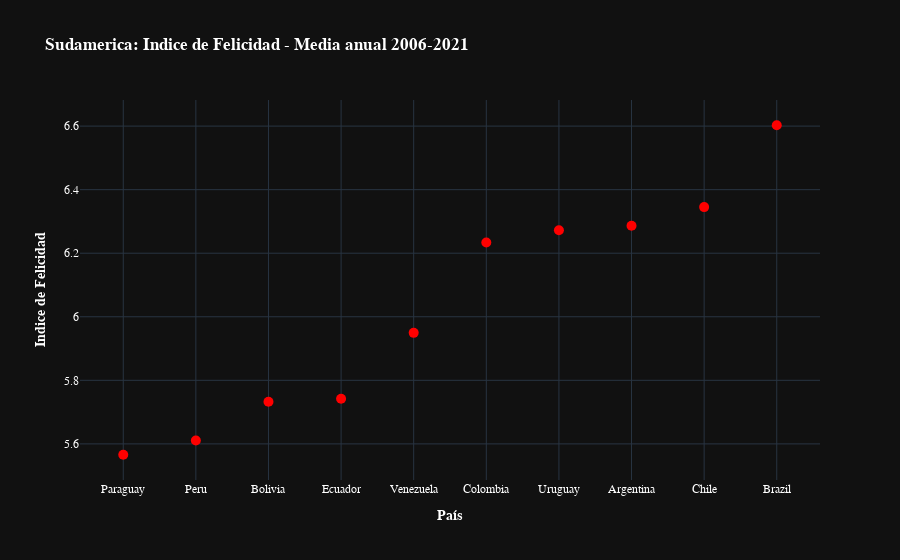

Notebook cell for this chart:
### Markdown cell above
Tal como puede observarse en los gráficos previos (mejor aun en el dinámico), todos los paises excepto Chile tuvieron una caida en el Indice de Felicidad en el primer año de pandemia (de 2019 al 2020). Para el segundo año todos los paises excepto Perú mejoraron su score de felicidad (véase el trabajo previo para una mayor explicación al respecto; el link está en la Introducción).
Otro dato interesante, es que al inicio del quindenio (2006) había una gran dispersión en los score de felicidad entre los países, fluctuaban en un rango entre 4.73 y 6.53, lo que se fue reduciendo y concentrando en el tiempo, es así que el 2021 el rango va de 6.43 a 5.65, sin considerar a Venezuela que, a pesar de su mejora en el último año está en 4.89 muy por debajo del 7.17 que tuvo el 2005 y algo mejor al 4.04 del 2016, su peor año.

### Code cell
fig = go.Figure()
fig.add_trace(go.Scatter(
    x=LAC.groupby("Country name").mean().sort_values(by="Life Ladder").index,
    y=LAC.groupby("Country name").mean().sort_values(
        by="Life Ladder")["Life Ladder"],
    name='Happines Score',
    mode='markers+text',
    marker_color='red',
    marker_size=10,
    textposition='top center',
    line=dict(color='red', dash='dash'),
))
fig.update_layout(
    title="<b>Sudamerica: Indice de Felicidad - Media anual 2006-2021</b>",
    xaxis_title="<b>País</b>",
    yaxis_title="<b>Indice de Felicidad</b>",
    template='plotly_dark',
    font=dict(
        size=12,
        color="White",
        family="Oswald', sans-serif",
    ),
    xaxis=dict(showgrid=True),
    yaxis=dict(showgrid=True),
    yaxis2=dict(showgrid=True, overlaying='y', side='right',
                title='<b>Indice de Felicidad</b>'),
)

fig.show()

### Figure 1 — Plotly figure (JSON) as saved in the notebook; plotly's stock layout.template omitted (floating-point values rounded to 4 significant figures)
{"data": [{"line": {"color": "red", "dash": "dash"}, "marker": {"color": "red", "size": 10}, "mode": "markers+text", "name": "Happines Score", "textposition": "top center", "type": "scatter", "x": ["Paraguay", "Peru", "Bolivia", "Ecuador", "Venezuela", "Colombia", "Uruguay", "Argentina", "Chile", "Brazil"], "y": [5.566, 5.611, 5.732, 5.742, 5.949, 6.234, 6.272, 6.286, 6.345, 6.603]}], "layout": {"font": {"color": "White", "family": "Oswald', sans-serif", "size": 12}, "title": {"text": "<b>Sudamerica: Indice de Felicidad - Media anual 2006-2021</b>"}, "xaxis": {"showgrid": true, "title": {"text": "<b>País</b>"}}, "yaxis": {"showgrid": true, "title": {"text": "<b>Indice de Felicidad</b>"}}, "yaxis2": {"overlaying": "y", "showgrid": true, "side": "right", "title": {"text": "<b>Indice de Felicidad</b>"}}}}
